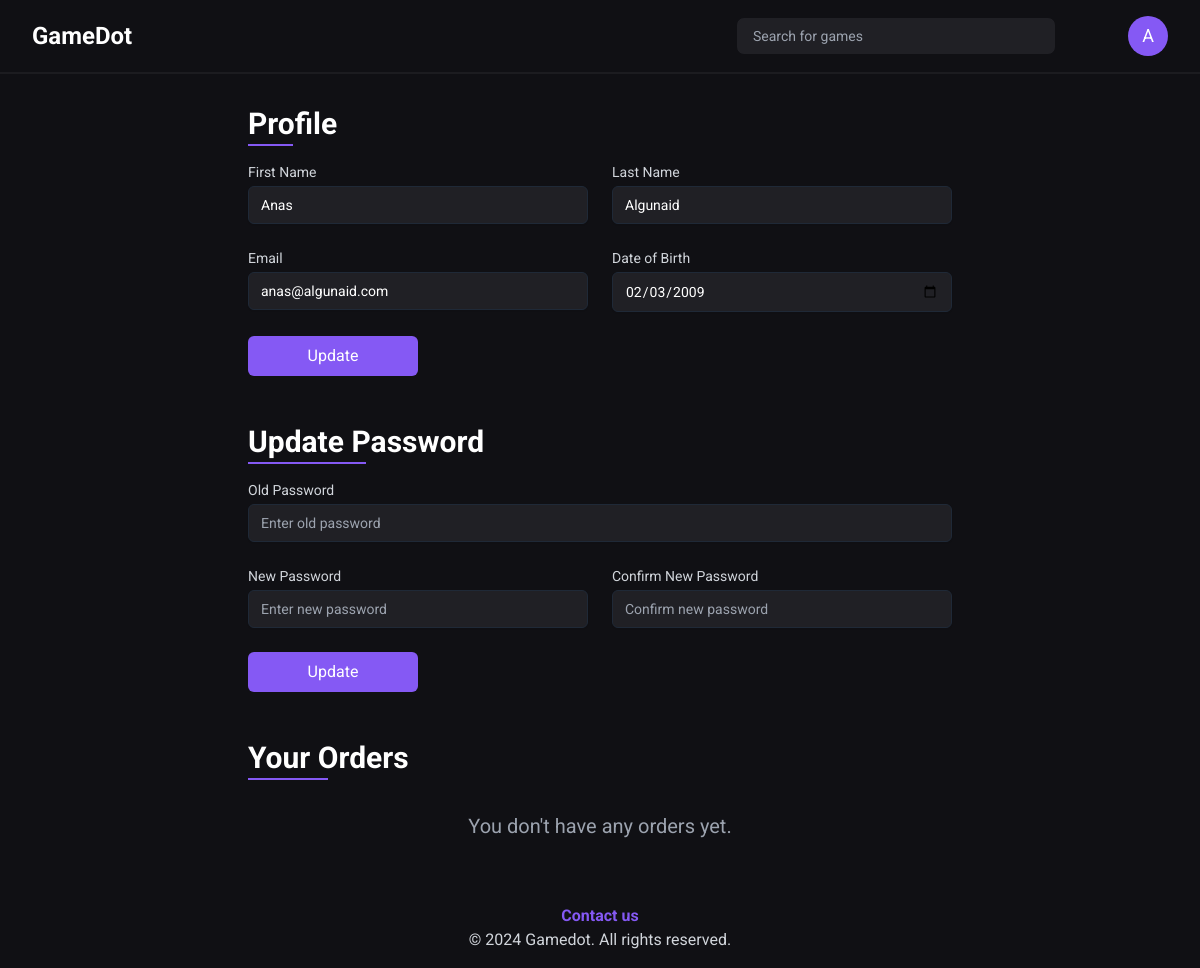
Page /gamedot/profile (signed in) on the earlier database version.
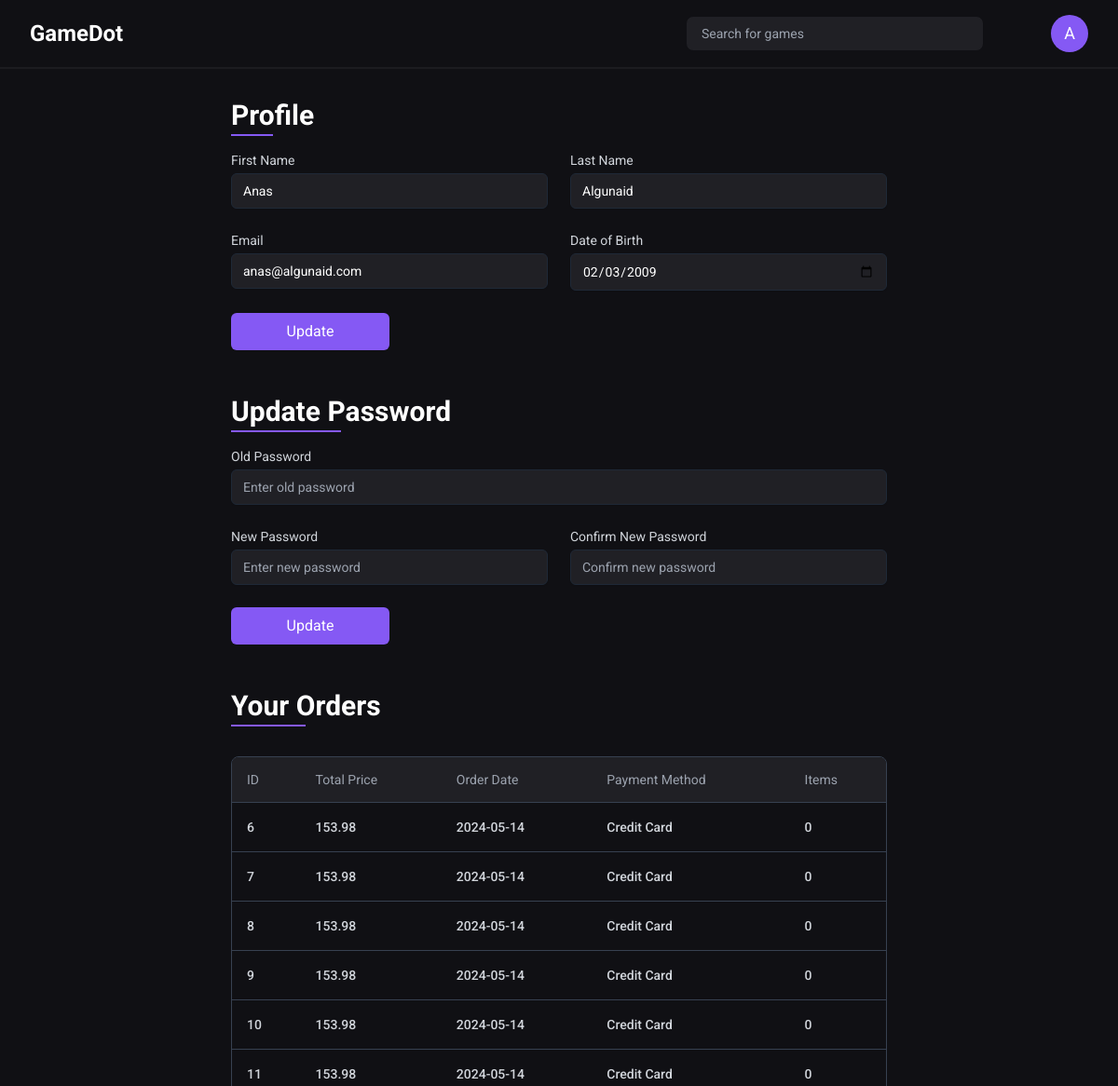
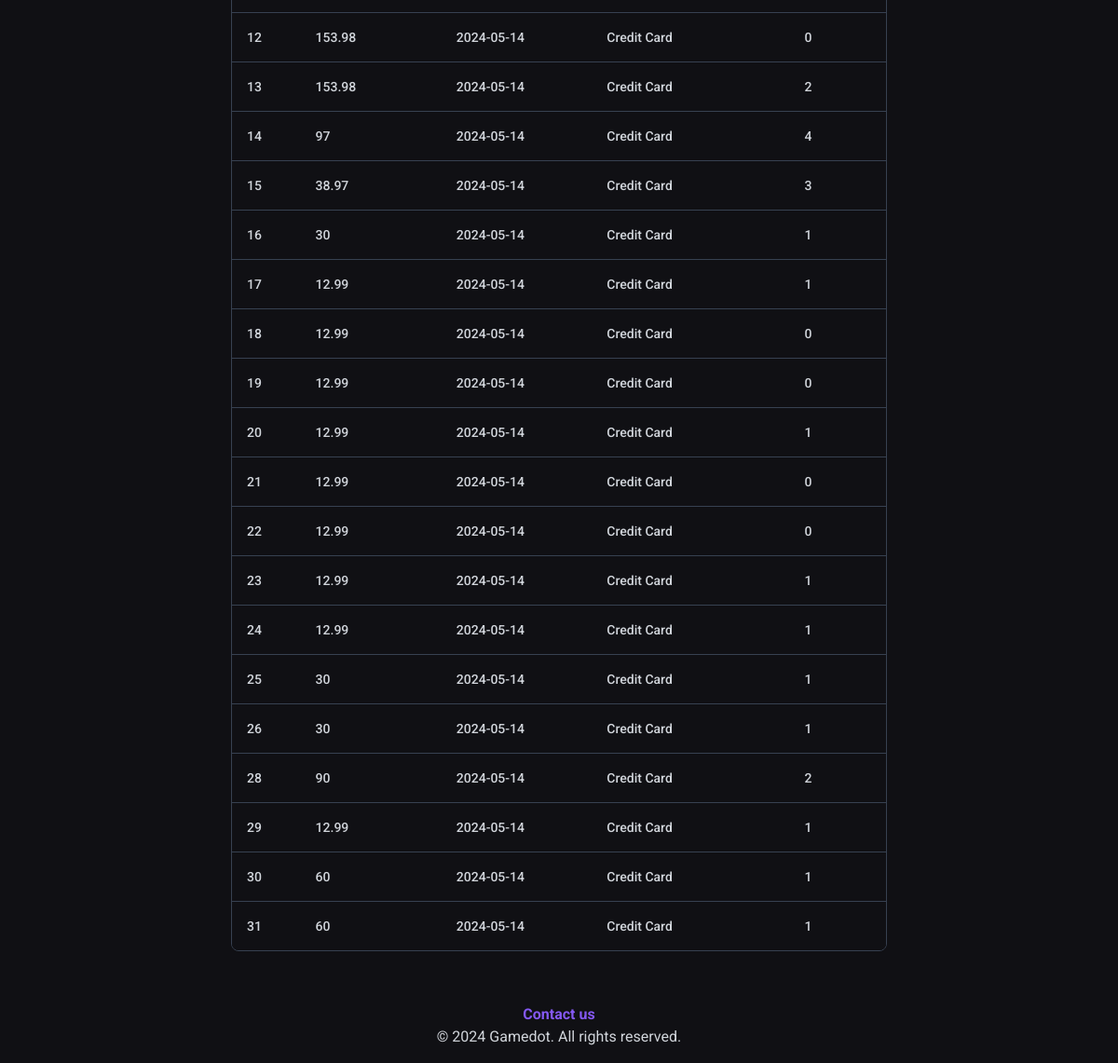
Same page on the later database version (2 pictures, top to bottom).
### tables this page shows
CREATE TABLE `users` (
  `id` int(11) NOT NULL,
  `fname` varchar(255) DEFAULT NULL,
  `lname` varchar(255) DEFAULT NULL,
  `email` varchar(255) DEFAULT NULL,
  `password` varchar(255) DEFAULT NULL,
  `dob` date DEFAULT NULL
);

CREATE TABLE `orders` (
  `id` int(11) NOT NULL,
  `user_id` int(11) DEFAULT NULL,
  `total_price` float DEFAULT NULL,
  `order_date` date DEFAULT current_timestamp(),
  `payment_method` varchar(255) DEFAULT NULL
);

### src/user/controllers/profile.php (called while the page is built, shortened)
<?php
$database = new Database();
$user_id = $_SESSION['user']['id'];
$query = 'SELECT * FROM users WHERE id = :user_id';
$user = $database->query($query, ['user_id' => $user_id])->qOrAbort();
$query = 'SELECT
              orders.*,
              COUNT(order_items.id) AS items
          FROM
              orders
          LEFT JOIN
              order_items ON orders.id = order_items.order_id
          WHERE
              orders.user_id = :user_id
          GROUP BY
              orders.id
              ';
$orders = $database->query($query, ['user_id' => $user_id])->qAll();
$ordersColumns = [
  'id' => "ID",
  'total_price' => "Total Price",
  'order_date' => "Order Date",
  'payment_method' => "Payment Method",
  'items' => "Items"
];
require('src/user/views/profile.view.php');

### core/database.php (called while the page is built, shortened)
<?php
class Database
{
  private $host = 'localhost';
  private $db_name = 'testforweb';
  private $port = '3308';
  private $username = 'root';
  private $connection;
  private $statement;
  public function __construct()
  {
    $this->connection = null;
    try {
      $this->connection = new PDO('mysql:host=' . $this->host . ';port=' . $this->port . ';dbname=' . $this->db_name . ';user=' . $this->username);
      $this->connection->setAttribute(PDO::ATTR_ERRMODE, PDO::ERRMODE_EXCEPTION);
      $this->connection->setAttribute(PDO::ATTR_DEFAULT_FETCH_MODE, PDO::FETCH_ASSOC);
    } catch (PDOException $e) {
      echo 'Connection Error: ' . $e->getMessage();
    }
  }
  public function query($query, $params = [])
  {
    $this->statement = $this->connection->prepare($query);
    $this->statement->execute($params);
    return $this;
  }
  public function qAll()
  {
    return $this->statement->fetchAll();
  }
  public function qOrAbort()
  {
    $result = $this->statement->fetch();
    return $result;
  }
}

### src/user/views/profile.view.php (the view, shortened to what this page needs)
<?php require(getHeaderPath()) ?>
<main class="min-h-screen max-w-3xl mx-auto">
  <div class="xl:container mx-auto p-8">
    <h2 class="text-3xl font-bold mb-4 inline-block relative pb-1">
      Profile
      <span class="absolute bottom-0 left-0 w-1/2 h-0.5 bg-primary"></span>
    </h2>
    <div>
      <form action="" method="POST" class="grid grid-cols-1 md:grid-cols-2 gap-6">
        <div>
          <label for="fname" class="block text-sm text-gray-300">First Name</label>
          <input type="text" name="fname" id="fname" value="<?= $user['fname'] ?>" class="bg-secondaryBlack mt-1 block w-full px-3 py-2 border border-gray-800 rounded-md shadow-sm focus:outline-none focus:ring-primary focus:border-primary sm:text-sm" required placeholder="Enter first name">
        </div>
        <div>
          <label for="lname" class="block text-sm text-gray-300">Last Name</label>
          <input type="text" name="lname" id="lname" value="<?= $user['lname'] ?>" class="bg-secondaryBlack mt-1 block w-full px-3 py-2 border border-gray-800 rounded-md shadow-sm focus:outline-none focus:ring-primary focus:border-primary sm:text-sm" required placeholder="Enter last name">
        </div>
        <div>
          <label for="email" class="block text-sm text-gray-300">Email</label>
          <input type="email" name="email" id="email" value="<?= $user['email'] ?>" class="bg-secondaryBlack mt-1 block w-full px-3 py-2 border border-gray-800 rounded-md shadow-sm focus:outline-none focus:ring-primary focus:border-primary sm:text-sm" required placeholder="Enter email">
        </div>
        <div>
          <label for="dob" class="block text-sm text-gray-300">Date of Birth</label>
          <input type="date" name="dob" id="dob" value="<?= $user['dob'] ?>" class="bg-secondaryBlack mt-1 block w-full px-3 py-2 border border-gray-800 rounded-md shadow-sm focus:outline-none focus:ring-primary focus:border-primary sm:text-sm" required>
        </div>
        <div>
          <button type="submit" name="update_profile_form" class="bg-primary w-full sm:w-1/2 py-2 px-4  rounded-md  text-white hover:opacity-85 duration-300 ">
            Update
          </button>
        </div>
      </form>
    </div>
    <h2 class="text-3xl font-bold mb-4 mt-12 inline-block relative pb-1">
      Update Password
      <span class="absolute bottom-0 left-0 w-1/2 h-0.5 bg-primary"></span>
    </h2>
    <div>
      <form action="" method="POST" class="grid grid-cols-1 md:grid-cols-2 gap-6">
        <div class="md:col-span-2">
          <label for="old_password" class="block text-sm text-gray-300">Old Password</label>
          <input type="password" name="old_password" id="old_password" class="bg-secondaryBlack mt-1 block w-full px-3 py-2 border border-gray-800 rounded-md shadow-sm focus:outline-none focus:ring-primary focus:border-primary sm:text-sm" placeholder="Enter old password">
        </div>
        <div>
          <label for="new_password" class="block text-sm text-gray-300">New Password</label>
          <input type="password" name="new_password" id="new_password" class="bg-secondaryBlack mt-1 block w-full px-3 py-2 border border-gray-800 rounded-md shadow-sm focus:outline-none focus:ring-primary focus:border-primary sm:text-sm" placeholder="Enter new password">
        </div>
        <div>
          <label for="confirm_password" class="block text-sm text-gray-300">Confirm New Password</label>
          <input type="password" name="confirm_password" id="confirm_password" class="bg-secondaryBlack mt-1 block w-full px-3 py-2 border border-gray-800 rounded-md shadow-sm focus:outline-none focus:ring-primary focus:border-primary sm:text-sm" placeholder="Confirm new password">
        </div>
        <div>
          <input type="submit" name="update_password_form" value="Update" class="bg-primary w-full sm:w-1/2 py-2 px-4  rounded-md  text-white hover:opacity-85 duration-300 ">
        </div>
      </form>
    </div>
    <section class="mt-12">
      <h2 class="text-3xl font-bold inline-block relative pb-1">
        Your Orders
        <span class="absolute bottom-0 left-0 w-1/2 h-0.5 bg-primary"></span>
      </h2>
      <?php if (empty($orders)) : ?>
        <div class="text-center mt-8">
          <h2 class="text-xl mb-4 text-gray-400">You don't have any orders yet.</h2>
        </div>
      <?php else : ?>
        <div class="flex flex-col mt-6">
          <div class="overflow-x-auto ">
            <div class="inline-block min-w-full py-2 align-middle">
              <div class="overflow-hidden border  border-gray-700 md:rounded-lg">
                <table class="min-w-full divide-y divide-gray-700">
                  <thead class="bg-secondaryBlack">
                    <tr>
                      <?php
                      foreach ($ordersColumns as $column) :
                      ?>
                        <th scope='col' class='px-4 py-3.5 text-sm font-normal text-left rtl:text-right text-gray-400'><?= $column ?></th>
                      <?php endforeach; ?>
                    </tr>
                  </thead>
                  <tbody class=" divide-y divide-gray-700 bg-myBlack">
                    <?php
                    foreach ($orders as $order) : ?>
                      <tr>
                        <?php foreach ($ordersColumns as $dbcolumn => $column) : ?>
                          <td class='px-4 py-4 text-sm font-medium text-gray-300 whitespace-nowrap hover:text-primary duration-300'><a href="/gamedot/orders/<?= $order['id'] ?>"><?= $order[$dbcolumn] ?></a></td>
                        <?php endforeach; ?>
                      </tr>
                    <?php endforeach; ?>
                  </tbody>
                </table>
              </div>
            </div>
          </div>
        </div>
      <?php endif; ?>
    </section>
  </div>
</main>
<?php require(getFooterPath()) ?>

### index.php (shortened to what this page needs)
<?php
require("core/database.php");
$routes = [
  newRoute("/") => __DIR__ . "/src/user/controllers/index.php",
  newRoute("/signup") => __DIR__ . "/src/user/controllers/signup.php",
  newRoute("/signin") => __DIR__ . "/src/user/controllers/signin.php",
  newRoute("/games") => "src/user/controllers/games.php",
  newRoute("/profile") => "src/user/controllers/profile.php",
  newRoute("/logout") => "src/common/controllers/logout.php",
  newRoute("/genres") => __DIR__ . "/src/user/controllers/genres.php",
  newRoute("/checkout") => __DIR__ . "/src/user/controllers/checkout.php",
  newRoute("/cart") => __DIR__ . "/src/user/controllers/cart.php",
  newRoute("/contactus") => __DIR__ . "/src/common/controllers/contactus.php",
  newRoute("/admin/signin") => __DIR__ . "/src/admin/main/controllers/signin_admin.php",
  newRoute("/admin/") => __DIR__ . "/src/admin/main/controllers/index.php",
  newRoute("/admin/logout") => "src/common/controllers/logout.php",
  newRoute("/admin/profile") => "src/admin/main/controllers/profile.php",
  newRoute("/admin/games/") => __DIR__ . "/src/admin/games/controllers/games.php",
  newRoute("/admin/games/add") => __DIR__ . "/src/admin/games/controllers/add_game.php",
  newRoute("/admin/games/edit") => __DIR__ . "/src/admin/games/controllers/edit_game.php",
  newRoute("/admin/users/") => __DIR__ . "/src/admin/users/controllers/users.php",
  newRoute("/admin/settings/") => __DIR__ . "/src/admin/settings/controllers/settings.php",
  newRoute("/admin/orders/") => __DIR__ . "/src/admin/orders/controllers/orders.php",
];
function newRoute($path)
{
  $projectName = '/gamedot';
  return $projectName . $path;
}
$uri = parse_url($_SERVER["REQUEST_URI"])['path'];
if (array_key_exists($uri, $routes)) {
  require($routes[$uri]);
} else {
  abort("404 Not Found");
}

### src/views/partials/header.php (shortened to what this page needs)
<?php
$MAINURI = "$_SERVER[REQUEST_SCHEME]://$_SERVER[HTTP_HOST]/gamedot";
if (isset($_SESSION['admin'])) {
  $baseUrl = $MAINURI . '/admin/';
} else {
  $baseUrl = $MAINURI;
}
?>
<!DOCTYPE html>
<html lang="en">
<head>
  <link rel="stylesheet" href="<?= $MAINURI ?>/public/assets/style/output.css?<?= time() ?>">
  <link rel='stylesheet' href='https://cdn.jsdelivr.net/npm/swiper@11/swiper-bundle.min.css' />
  <link rel='stylesheet' href='https://cdn-uicons.flaticon.com/2.3.0/uicons-regular-rounded/css/uicons-regular-rounded.css'>
  <link rel='stylesheet' href='https://cdn-uicons.flaticon.com/2.3.0/uicons-solid-rounded/css/uicons-solid-rounded.css'>
  <link rel="stylesheet" href="https://cdn.jsdelivr.net/npm/glider-js@1/glider.min.css">
  <link href="https://unpkg.com/filepond@^4/dist/filepond.css" rel="stylesheet" />
</head>
<body class="bg-myBlack text-white font-Roboto">
  <header class=">flex flex-wrap sm:justify-start sm:flex-nowrap w-full py-4 px-8  mx-auto text-sm xl:container border-b-2 border-white border-opacity-5">
    <nav class=" w-full mx-auto sm:flex sm:items-center sm:justify-between" aria-label="Global">
      <div class="flex items-center justify-between flex-1">
        <a class="flex-none font-bold text-2xl" href="<?= $baseUrl ?>">GameDot</a>
      </div>
      <?php if (!isset($_SESSION["admin"])) : ?>
        <div id="navbar-collapse-with-animation" class="hs-collapse hidden overflow-hidden transition-all duration-300 basis-full grow sm:block">
          <div class="flex flex-col gap-6 mt-5 sm:flex-row sm:items-center sm:justify-end sm:mt-0 sm:ps-5">
            <form action="./games" method="GET" class="relative block">
              <input type="text" name="search" id="search" class="bg-secondaryBlack w-full lg:min-w-80 px-4 py-2 rounded-lg border border-myBlack focus:outline-none focus:ring-primary focus:border-primary" placeholder="Search for games">
              <button type="submit" class="absolute right-0 top-0 h-full px-4 py-2 hover:text-primary duration-300">
              </button>
            </form>
            <?php if (isset($_SESSION['user'])) : ?>
              <div class="flex justify-between items-center flex-wrap gap-6 ">
                <a href="<?= $baseUrl ?>/profile">
                  <button class="bg-primary w-10 h-10 rounded-full text-white hover:opacity-85 duration-300 text-lg"><?= $_SESSION["user"]["fname"][0] ?></button>
                </a>
              </div>
            <?php endif; ?>
          </div>
        </div>
      <?php endif; ?>
    </nav>
  </header>

### src/views/partials/footer.php (shortened to what this page needs)
<footer class="text-center text-gray-300 py-4 ">
  <a href="./contactus" class="my-2 text-primary font-bold">
    Contact us
  </a>
  <p>
    &copy; <?php echo date("Y") ?> Gamedot. All rights reserved.
  </p>
</footer>
</body>
</html>

Differences in the rows shown:
added orders: id "6", total_price "153.98", order_date "2024-05-14", payment_method "Credit Card", dbcolumn "0"
added orders: id "7", total_price "153.98", order_date "2024-05-14", payment_method "Credit Card", dbcolumn "0"
added orders: id "8", total_price "153.98", order_date "2024-05-14", payment_method "Credit Card", dbcolumn "0"
added orders: id "9", total_price "153.98", order_date "2024-05-14", payment_method "Credit Card", dbcolumn "0"
added orders: id "10", total_price "153.98", order_date "2024-05-14", payment_method "Credit Card", dbcolumn "0"
added orders: id "11", total_price "153.98", order_date "2024-05-14", payment_method "Credit Card", dbcolumn "0"
added orders: id "12", total_price "153.98", order_date "2024-05-14", payment_method "Credit Card", dbcolumn "0"
added orders: id "13", total_price "153.98", order_date "2024-05-14", payment_method "Credit Card", dbcolumn "2"
added orders: id "14", total_price "97", order_date "2024-05-14", payment_method "Credit Card", dbcolumn "4"
added orders: id "15", total_price "38.97", order_date "2024-05-14", payment_method "Credit Card", dbcolumn "3"
added orders: id "16", total_price "30", order_date "2024-05-14", payment_method "Credit Card", dbcolumn "1"
added orders: id "17", total_price "12.99", order_date "2024-05-14", payment_method "Credit Card", dbcolumn "1"
added orders: id "18", total_price "12.99", order_date "2024-05-14", payment_method "Credit Card", dbcolumn "0"
added orders: id "19", total_price "12.99", order_date "2024-05-14", payment_method "Credit Card", dbcolumn "0"
added orders: id "20", total_price "12.99", order_date "2024-05-14", payment_method "Credit Card", dbcolumn "1"
added orders: id "21", total_price "12.99", order_date "2024-05-14", payment_method "Credit Card", dbcolumn "0"
added orders: id "22", total_price "12.99", order_date "2024-05-14", payment_method "Credit Card", dbcolumn "0"
added orders: id "23", total_price "12.99", order_date "2024-05-14", payment_method "Credit Card", dbcolumn "1"
added orders: id "24", total_price "12.99", order_date "2024-05-14", payment_method "Credit Card", dbcolumn "1"
added orders: id "25", total_price "30", order_date "2024-05-14", payment_method "Credit Card", dbcolumn "1"
added orders: id "26", total_price "30", order_date "2024-05-14", payment_method "Credit Card", dbcolumn "1"
added orders: id "28", total_price "90", order_date "2024-05-14", payment_method "Credit Card", dbcolumn "2"
added orders: id "29", total_price "12.99", order_date "2024-05-14", payment_method "Credit Card", dbcolumn "1"
added orders: id "30", total_price "60", order_date "2024-05-14", payment_method "Credit Card", dbcolumn "1"
added orders: id "31", total_price "60", order_date "2024-05-14", payment_method "Credit Card", dbcolumn "1"
Other differences:
new list line: "ID"
new list line: "Total Price"
new list line: "Order Date"
new list line: "Payment Method"
new list line: "Items"
text no longer shown: "You don't have any orders yet."
